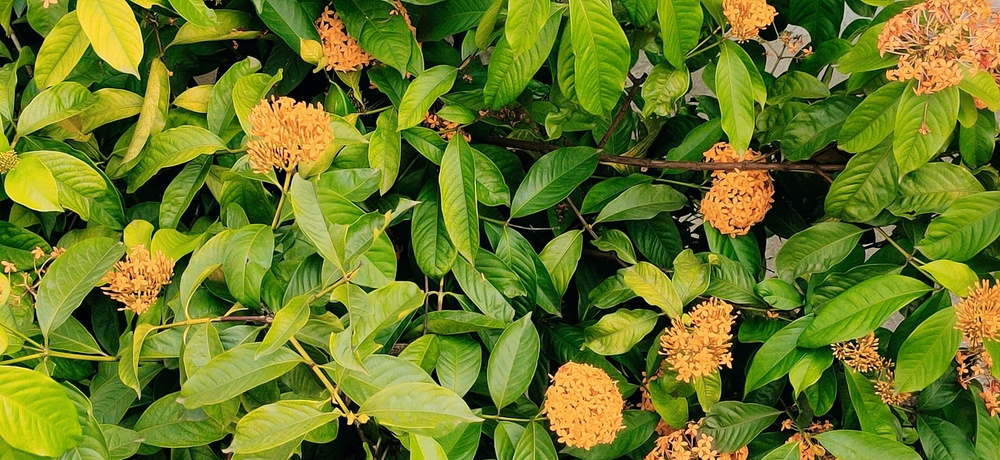
#> input picture segmentation/datasets/simple2.jpg, 1000 x 460 px, shrunk from 1920 x 883 before the run, found by its file name
$ python trial12.py
#> lines starting #> are read from the running program, lines starting #| are printed output that depends on the picture; after the words box and inside, x2 and y2 are one past the last pixel; in counts of white or black regions, pixels touching at a corner belong together
import cv2
import matplotlib.pyplot as plt

# Load the image in grayscale
image_path = 'segmentation\datasets\simple2.jpg'  # Replace with your image path
image = cv2.imread(image_path, cv2.IMREAD_GRAYSCALE)
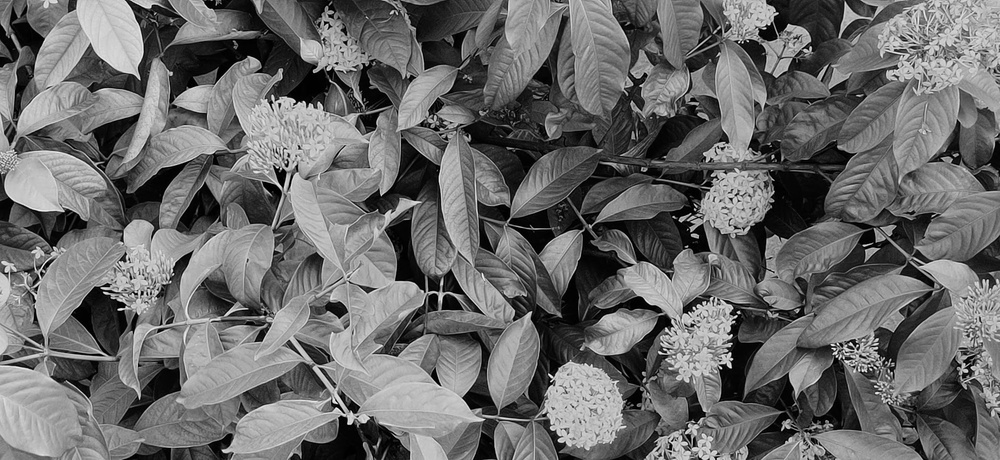
#> image: shape (460, 1000); min 0, max 252, mean 106.8

# Apply Otsu's thresholding
_, binary_otsu = cv2.threshold(image, 0, 255, cv2.THRESH_BINARY + cv2.THRESH_OTSU)
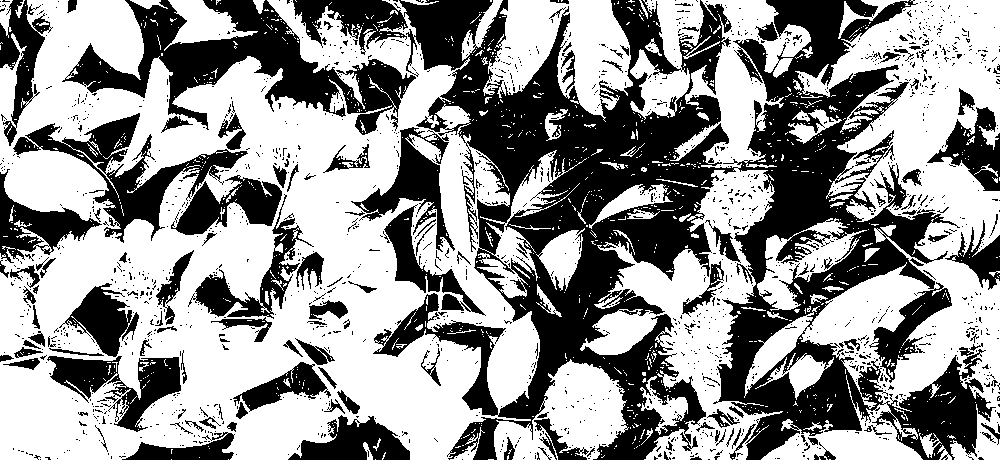
#> binary_otsu: shape (460, 1000); 58.2% white; 1625 black regions (1483 under 20 px), largest, box (x1, y1, x2, y2) and area: (293, 0, 996, 460) 115290, (62, 0, 416, 135) 15913, (13, 113, 248, 243) 7262

# Invert the binary image to switch foreground and background
binary_inverted = cv2.bitwise_not(binary_otsu)

# Display the original, Otsu thresholded, and inverted binary images
plt.figure(figsize=(15, 5))

plt.subplot(1, 3, 1)
plt.title("Original Image")
plt.imshow(image, cmap='gray')

plt.subplot(1, 3, 2)
plt.title("Threshold Binary Segmentation")
plt.imshow(binary_otsu, cmap='gray')

plt.subplot(1, 3, 3)
plt.title("Inverted Threshold Binary Segmentation")
plt.imshow(binary_inverted, cmap='gray')

plt.show()
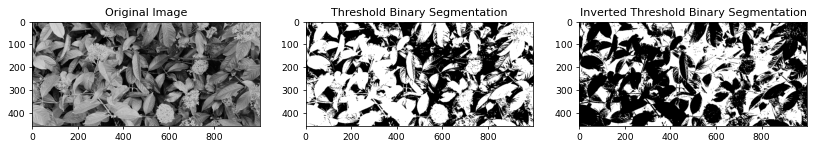
#> figure drawn by matplotlib, 3 panels

$ run again, with segmentation/datasets/simple1.jpg copied over segmentation/datasets/simple2.jpg
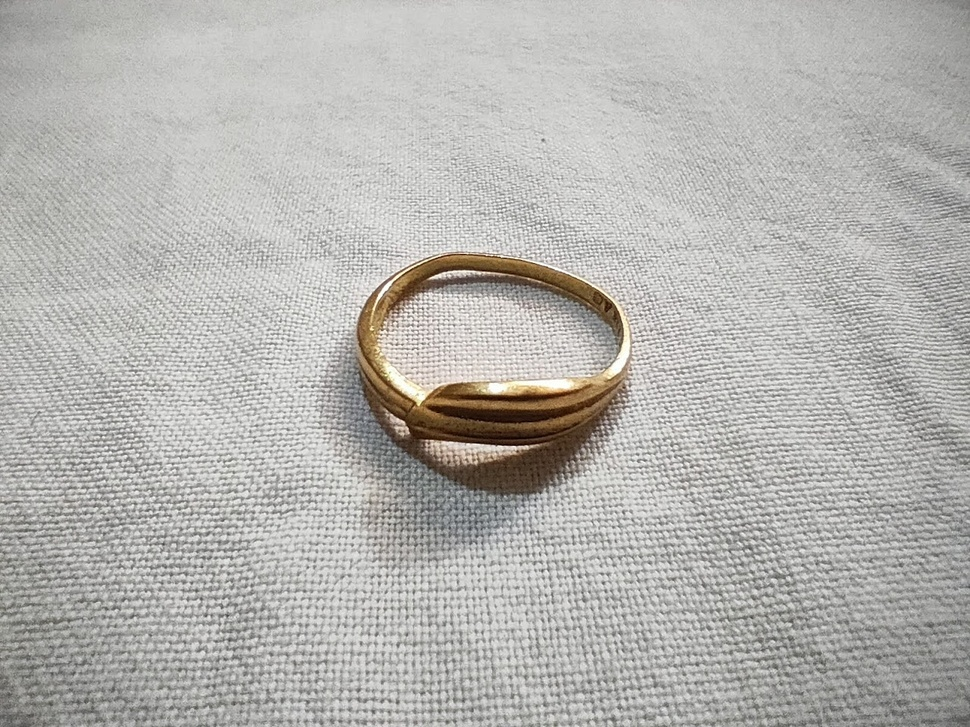
#> input picture segmentation/datasets/simple1.jpg, 970 x 727 px, shrunk from 1279 x 959 before the run, found by its file name
#> `_, binary_otsu = cv2.threshold(image, 0, 255, cv2.THRESH_BINARY + cv2...`:
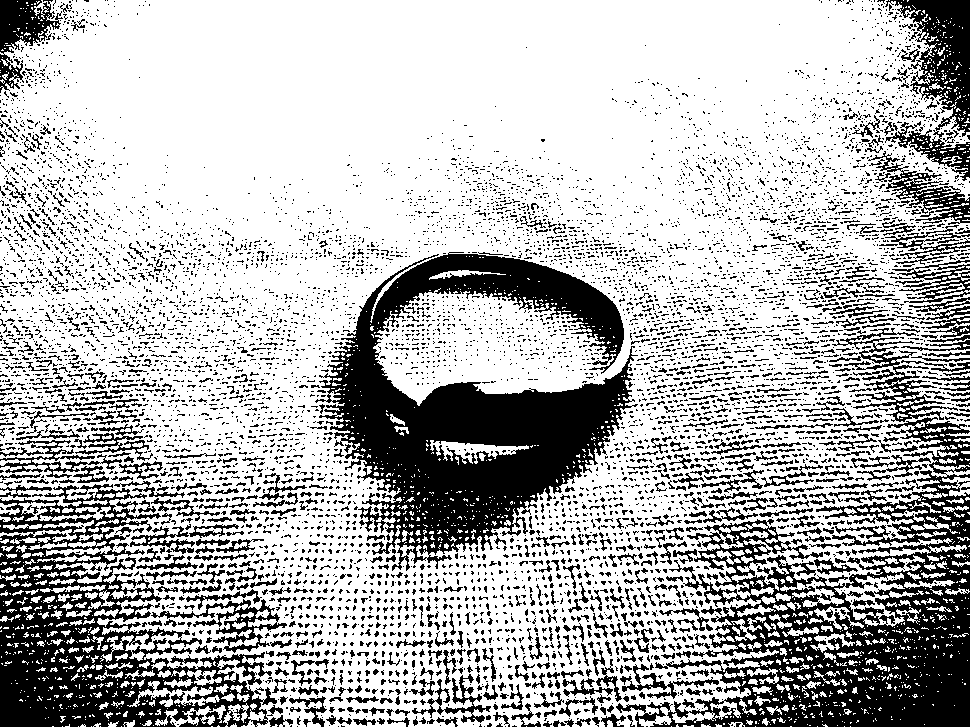
#> binary_otsu: shape (727, 970); 71.3% white; 7838 black regions (7084 under 20 px), largest, box (x1, y1, x2, y2) and area: (315, 252, 638, 571) 44226, (616, 417, 970, 727) 38606, (0, 484, 277, 727) 27065
#> `plt.show()`:
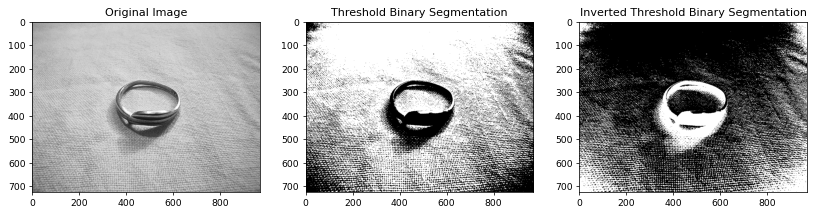
#> figure drawn by matplotlib, 3 panels

$ run again, with segmentation/datasets/IMG20201004130442.jpg copied over segmentation/datasets/simple2.jpg
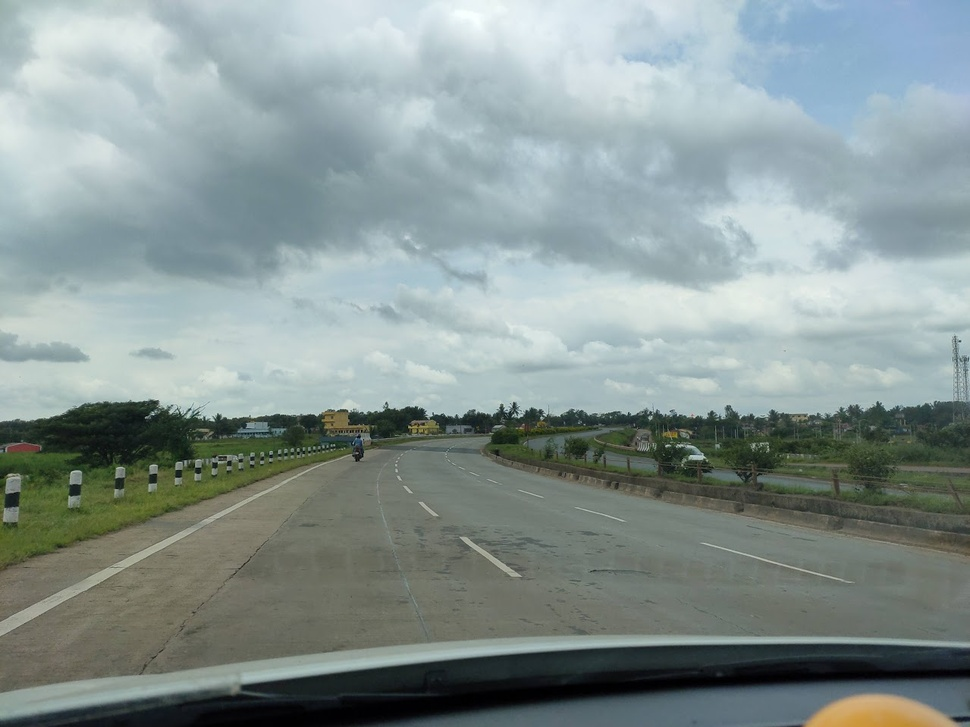
#> input picture segmentation/datasets/IMG20201004130442.jpg, 970 x 727 px, shrunk from 1279 x 959 before the run, found by its file name
#> `_, binary_otsu = cv2.threshold(image, 0, 255, cv2.THRESH_BINARY + cv2...`:
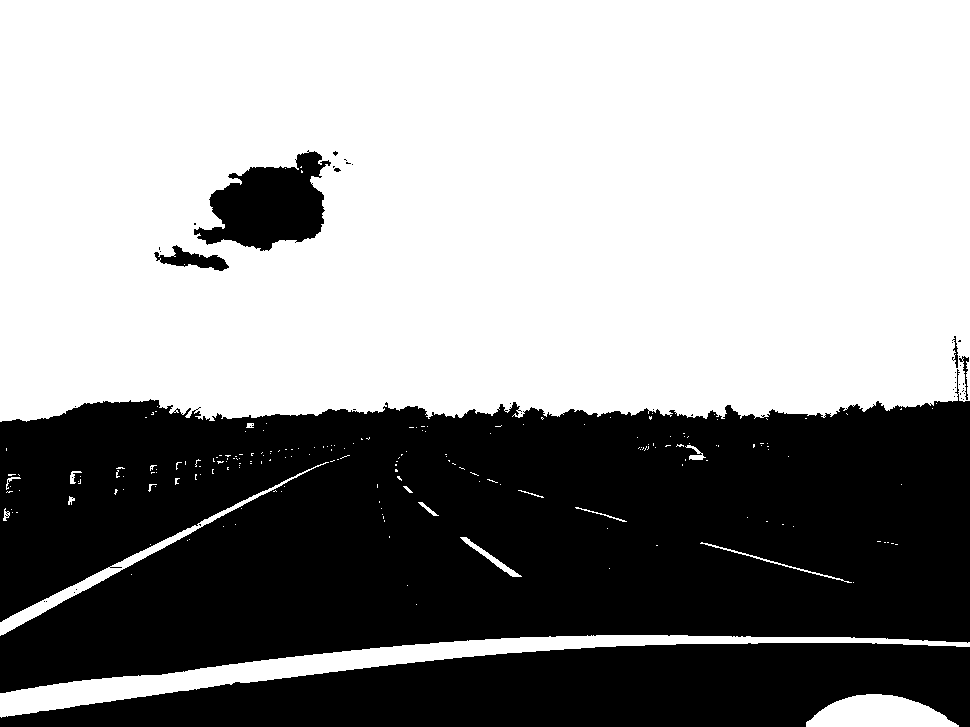
#> binary_otsu: shape (727, 970); 58.5% white; 48 black regions (41 under 20 px), largest, box (x1, y1, x2, y2) and area: (0, 369, 970, 693) 227406, (0, 643, 970, 727) 56446, (194, 150, 331, 251) 8020
#> `plt.show()`:
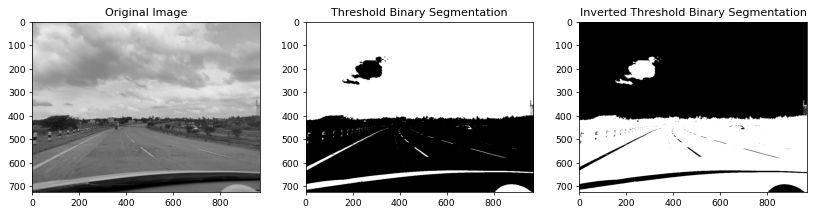
#> figure drawn by matplotlib, 3 panels

$ run again, with segmentation/datasets/IMG20201117123808-EFFECTS.jpg copied over segmentation/datasets/simple2.jpg
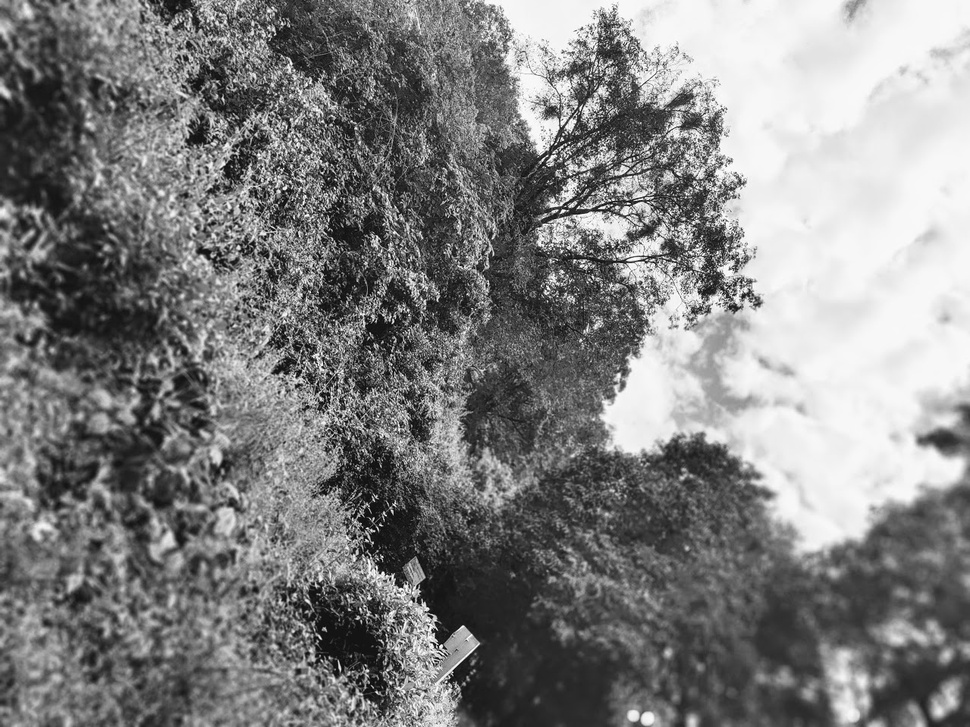
#> input picture segmentation/datasets/IMG20201117123808-EFFECTS.jpg, 970 x 727 px, shrunk from 1279 x 959 before the run, found by its file name
#> image is the input picture: shape (727, 970); min 0, max 255, mean 128.1
#> `_, binary_otsu = cv2.threshold(image, 0, 255, cv2.THRESH_BINARY + cv2...`:
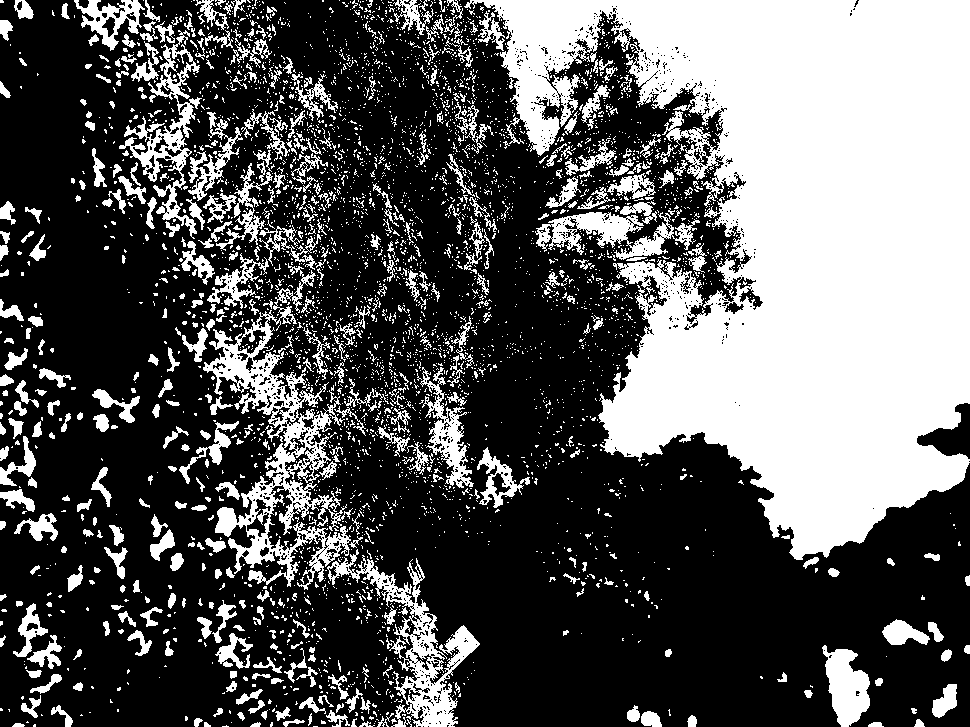
#> binary_otsu: shape (727, 970); 35.8% white; 4358 white regions (3882 under 20 px), largest, box (x1, y1, x2, y2) and area: (464, 0, 970, 560) 160757, (203, 263, 353, 590) 12250, (327, 549, 480, 727) 6051
#> `plt.show()`:
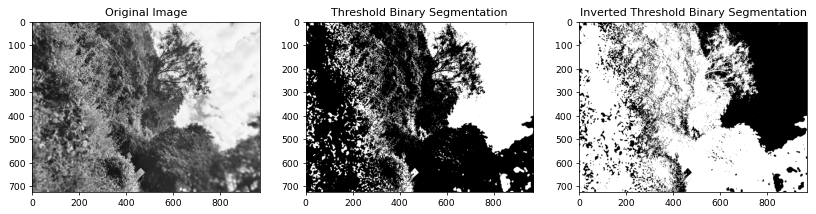
#> figure drawn by matplotlib, 3 panels
